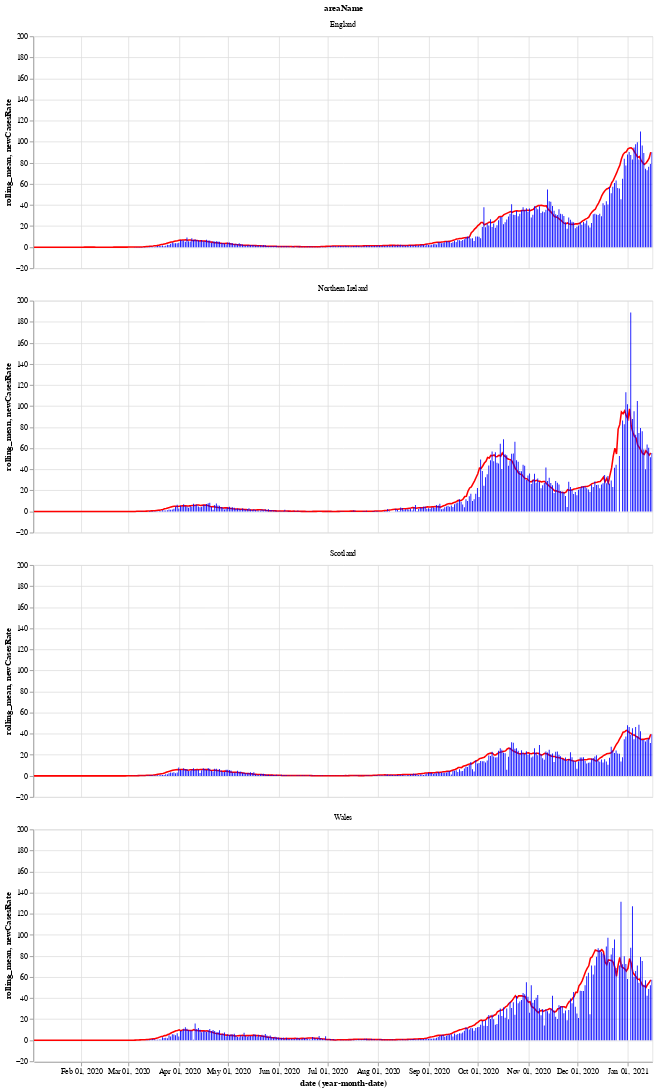

The cell this chart's notebook holds for it:
### Markdown cell above
Next is a bar chart of the number of new cases in each country (per 100k population), with the 7 day moving average of cases. Again we see that Wales saw a longer period of raising and falling cases compared to the other countries.

After a period of cases falling, each nation is now seeing a rise in the number of cases - especially in Wales.

### Code cell
# collapse
bars = alt.Chart(uk_cases).mark_bar().encode(
    x="yearmonthdate(date):T",
    y="newCasesRate:Q",
    tooltip='newCasesRate',
    color=alt.condition(
        alt.datum.dailyChange > 0,
        alt.value("orange"),  # The positive color
        alt.value("blue")  # The negative color
    )
).properties(title='New cases per 100k population with rolling 7 day average', width=800).interactive()
line = alt.Chart(uk_cases).mark_line(
    color='red',
    size=2,
).transform_window(
    rolling_mean='mean(newCasesRate)',
    frame=[0, 7],
    groupby=['areaName']
).encode(
    x='yearmonthdate(date):T',
    y='rolling_mean:Q'
)
alt.layer(line, bars, data=uk_cases).facet(alt.Row('areaName'), columns=1)

### Figure 1 — Vega-Lite specification as saved in the notebook (floating-point values rounded to 4 significant figures; data arrays with more than 128 entries replaced by an {"elided": "..."} marker saying what was removed)
{"config": {"view": {"continuousWidth": 400, "continuousHeight": 300}}, "data": {"name": "data-fcf6409c83669a3f74256a14521513f7"}, "facet": {"type": "nominal", "field": "areaName"}, "spec": {"layer": [{"mark": {"type": "line", "color": "red", "size": 2}, "encoding": {"x": {"type": "temporal", "field": "date", "timeUnit": "yearmonthdate"}, "y": {"type": "quantitative", "field": "rolling_mean"}}, "transform": [{"window": [{"op": "mean", "field": "newCasesRate", "as": "rolling_mean"}], "frame": [0, 7], "groupby": ["areaName"]}]}, {"mark": "bar", "encoding": {"color": {"condition": {"value": "orange", "test": "(datum.dailyChange > 0)"}, "value": "blue"}, "tooltip": {"type": "quantitative", "field": "newCasesRate"}, "x": {"type": "temporal", "field": "date", "timeUnit": "yearmonthdate"}, "y": {"type": "quantitative", "field": "newCasesRate"}}, "selection": {"selector002": {"type": "interval", "bind": "scales", "encodings": ["x", "y"]}}, "title": "New cases per 100k population with rolling 7 day average", "width": 800}]}, "columns": 1, "$schema": "https://vega.github.io/schema/vega-lite/v4.8.1.json", "datasets": {"data-fcf6409c83669a3f74256a14521513f7": {"elided": "1516 records"}}}
